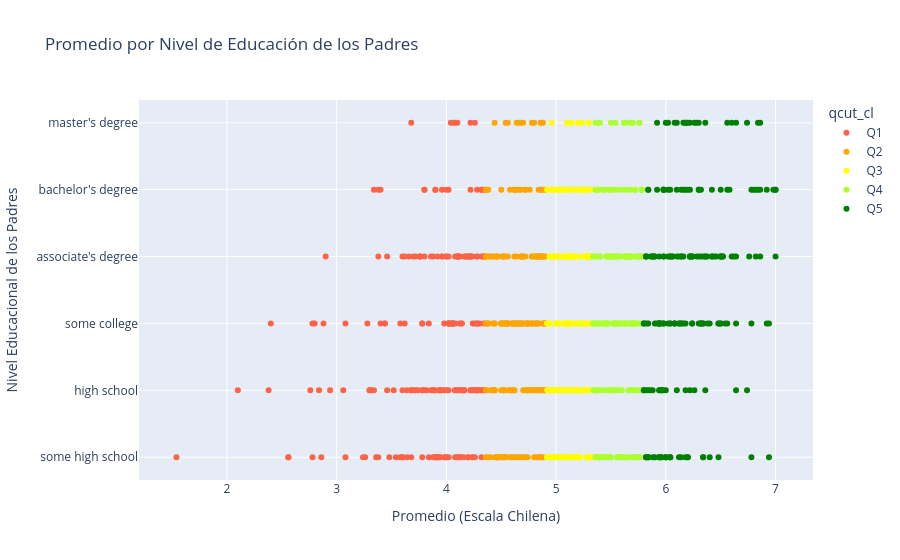

The notebook cell this image was saved under:
### Markdown cell above
```
La categoría 'cut' divide el rango del promedio de notas (1 al 7) en 5 intervalos, sin tomar la cantidad de estudiantes, sino solo sus notas. En cambio, qcut divide en cuantiles, es decir, para este caso toma el 20% de los alumnos (ordenados de menor a mayor) y le asigna el primer quintil y así sucesivamente; ordenando los alumnos por nota pero fijando los intervalos por posición. Es por esto que los grupos generados por qcut están balanceados en cantidad de datos, aunque los rangos de notas tengan "anchos" distintos.
```

### Code cell
# Código para graficar
# Nota: asegúrese de que la columna qcut_cl esté creada antes de ejecutar esto

fig = px.scatter(
    df_cleaned.sort_values(by="mean_cl"),
    x="mean_cl",
    y="parental_level_of_education",
    hover_data=["gender"],
    color="qcut_cl",
    title="Promedio por Nivel de Educación de los Padres",
    labels={"mean_cl": "Promedio (Escala Chilena)", "parental_level_of_education": "Nivel Educacional de los Padres"},
    color_discrete_sequence=["tomato", "orange", "yellow", "greenyellow", "green"],
)
fig.show()

### Figure 1 — Plotly figure (JSON) as saved in the notebook; plotly's stock layout.template omitted (floating-point values rounded to 4 significant figures; data arrays with more than 128 entries replaced by an {"elided": "..."} marker saying what was removed)
{"data": [{"customdata": {"elided": "205x1 str values"}, "hovertemplate": "qcut_cl=Q1<br>Promedio (Escala Chilena)=%{x}<br>Nivel Educacional de los Padres=%{y}<br>gender=%{customdata[0]}<extra></extra>", "legendgroup": "Q1", "marker": {"color": "tomato", "symbol": "circle"}, "mode": "markers", "name": "Q1", "orientation": "v", "showlegend": true, "type": "scatter", "x": {"elided": "205 float values"}, "xaxis": "x", "y": {"elided": "205 str values"}, "yaxis": "y"}, {"customdata": {"elided": "203x1 str values"}, "hovertemplate": "qcut_cl=Q2<br>Promedio (Escala Chilena)=%{x}<br>Nivel Educacional de los Padres=%{y}<br>gender=%{customdata[0]}<extra></extra>", "legendgroup": "Q2", "marker": {"color": "orange", "symbol": "circle"}, "mode": "markers", "name": "Q2", "orientation": "v", "showlegend": true, "type": "scatter", "x": {"elided": "203 float values"}, "xaxis": "x", "y": {"elided": "203 str values"}, "yaxis": "y"}, {"customdata": {"elided": "198x1 str values"}, "hovertemplate": "qcut_cl=Q3<br>Promedio (Escala Chilena)=%{x}<br>Nivel Educacional de los Padres=%{y}<br>gender=%{customdata[0]}<extra></extra>", "legendgroup": "Q3", "marker": {"color": "yellow", "symbol": "circle"}, "mode": "markers", "name": "Q3", "orientation": "v", "showlegend": true, "type": "scatter", "x": {"elided": "198 float values"}, "xaxis": "x", "y": {"elided": "198 str values"}, "yaxis": "y"}, {"customdata": {"elided": "196x1 str values"}, "hovertemplate": "qcut_cl=Q4<br>Promedio (Escala Chilena)=%{x}<br>Nivel Educacional de los Padres=%{y}<br>gender=%{customdata[0]}<extra></extra>", "legendgroup": "Q4", "marker": {"color": "greenyellow", "symbol": "circle"}, "mode": "markers", "name": "Q4", "orientation": "v", "showlegend": true, "type": "scatter", "x": {"elided": "196 float values"}, "xaxis": "x", "y": {"elided": "196 str values"}, "yaxis": "y"}, {"customdata": {"elided": "198x1 str values"}, "hovertemplate": "qcut_cl=Q5<br>Promedio (Escala Chilena)=%{x}<br>Nivel Educacional de los Padres=%{y}<br>gender=%{customdata[0]}<extra></extra>", "legendgroup": "Q5", "marker": {"color": "green", "symbol": "circle"}, "mode": "markers", "name": "Q5", "orientation": "v", "showlegend": true, "type": "scatter", "x": {"elided": "198 float values"}, "xaxis": "x", "y": {"elided": "198 str values"}, "yaxis": "y"}], "layout": {"legend": {"title": {"text": "qcut_cl"}, "tracegroupgap": 0}, "title": {"text": "Promedio por Nivel de Educación de los Padres"}, "xaxis": {"anchor": "y", "domain": [0, 1], "title": {"text": "Promedio (Escala Chilena)"}}, "yaxis": {"anchor": "x", "domain": [0, 1], "title": {"text": "Nivel Educacional de los Padres"}}}}
